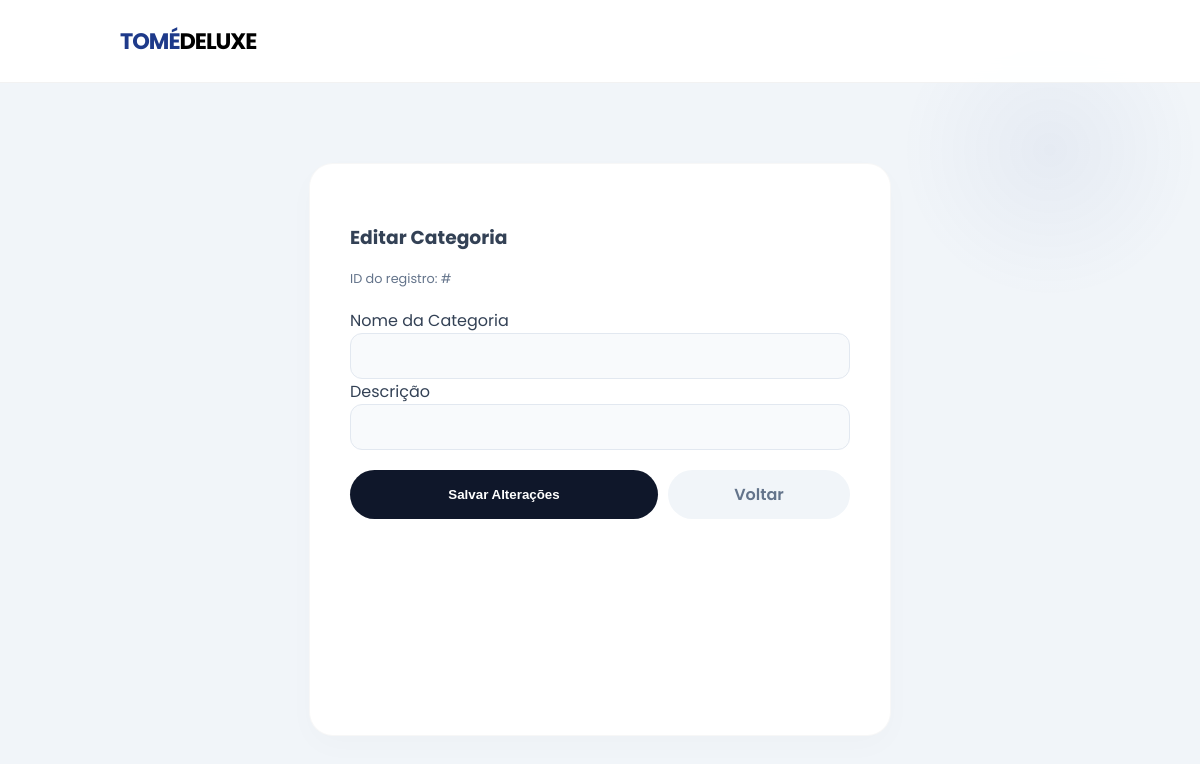
The page /categorias/1/editar on the database as committed earlier.
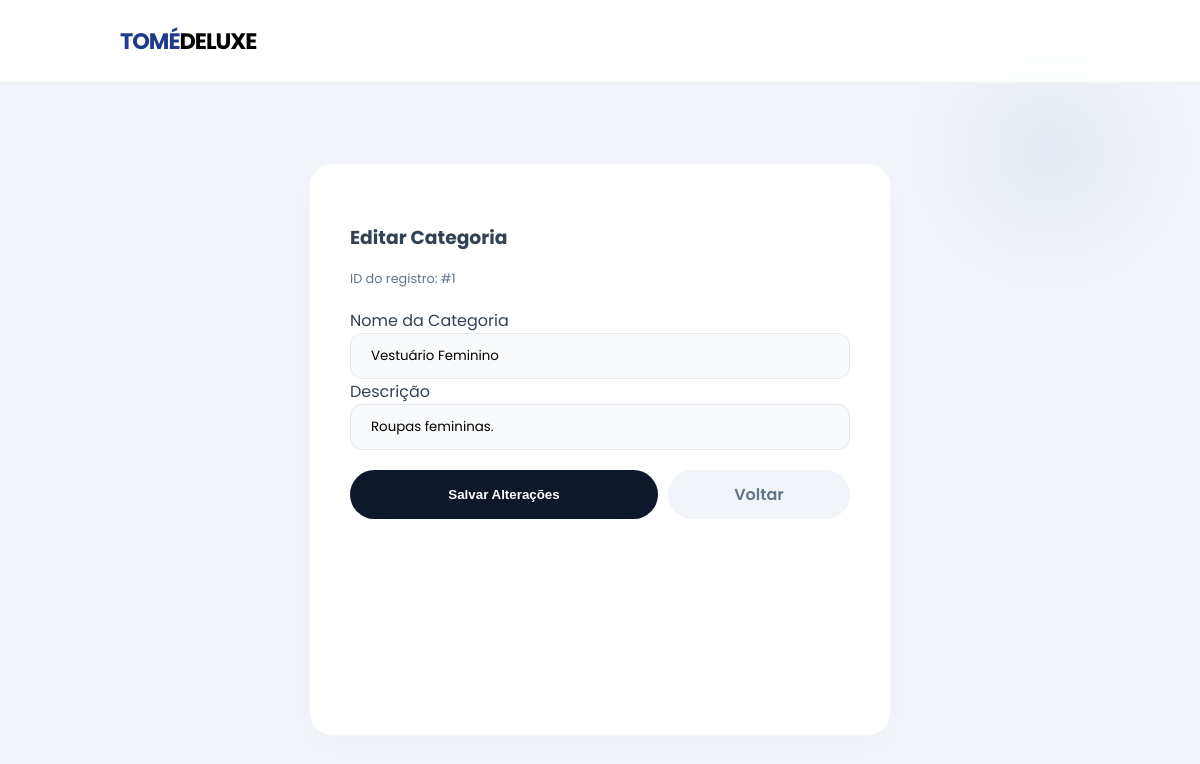
The same page on the database as committed later.
### models.py (models this page shows, shortened)
class Categoria(Base):
    __tablename__ = "categorias"
    id = Column(Integer, primary_key=True, autoincrement=True)
    nome = Column(String(100), nullable=False)
    descricao = Column(String(150))
    produtos = relationship("Produto", back_populates="categoria")

### main.py (the view)
@app.get("/categorias/{id}/editar")
def editar_categoria(id: int, request: Request, db: Session = Depends(get_db)):
    categoria = db.query(Categoria).filter_by(id=id).first()
    return templates.TemplateResponse(
        request,
        "atualizar_categoria.html",
        {"request": request,
         "categoria": categoria,
        }
    )

### templates/atualizar_categoria.html (shortened to what this page needs)
<!DOCTYPE html>
<html lang="pt-br">
<head>
    <link rel="stylesheet" href="/static/style.css">
</head>
<body>
    <nav class="navbar">
        <div class="nav-logo">TOMÉ<span style="color: black;">DELUXE</span></div>
    </nav>
    <main class="container" style="display: flex; justify-content: center; padding-top: 5rem;">
        <section class="card" style="width: 100%; max-width: 500px;">
            <h3> Editar Categoria</h3>
            <p style="font-size: 0.8rem; color: #64748B; margin-bottom: 20px;">ID do registro: #{{ categoria.id }}</p>
            <form action="/categorias/{{ categoria.id }}/editar" method="POST">
                <div class="form-group">
                    <label>Nome da Categoria</label>
                    <input type="text" name="nome" value="{{ categoria.nome }}" required>
                </div>
                <div class="form-group">
                    <label>Descrição</label>
                    <input type="text" name="descricao" value="{{ categoria.descricao }}" required>
                </div>
                <div style="display: flex; gap: 10px; margin-top: 20px;">
                    <button type="submit" class="btn btn-main" style="flex: 2; justify-content: center;">Salvar Alterações</button>
                    <a href="/categorias" class="btn" style="flex: 1; justify-content: center; background: #f1f5f9; color: #64748b;">Voltar</a>
                </div>
            </form>
        </section>
    </main>
</body>
</html>

Rows that differ between the two databases and show on the page:
added Categoria: id "1", nome "Vestuário Feminino", descricao "Roupas femininas."
